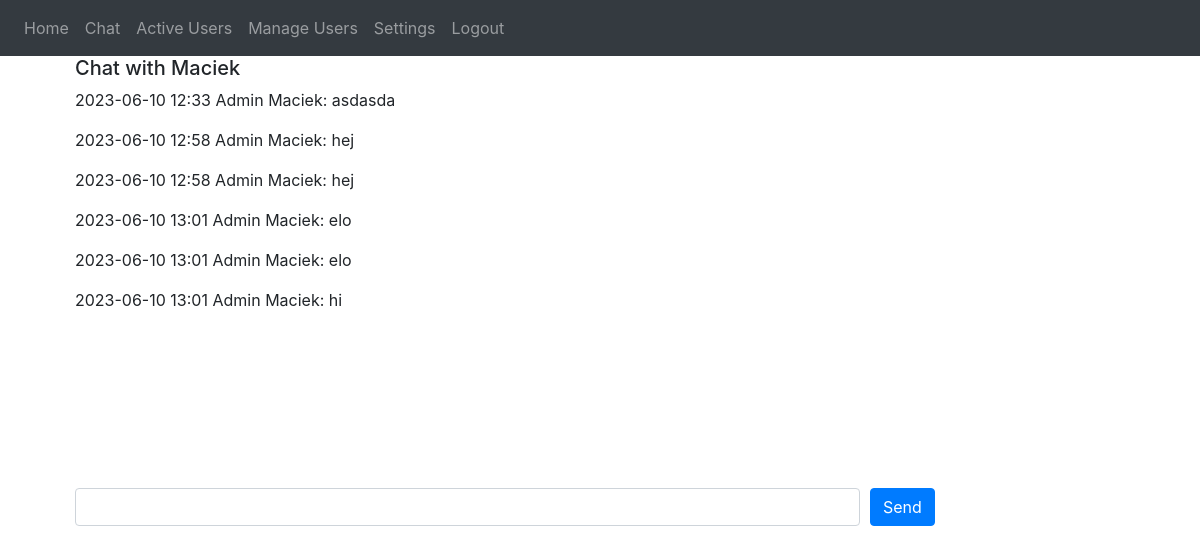
The page /chats/4 (signed in) on the database as committed earlier.
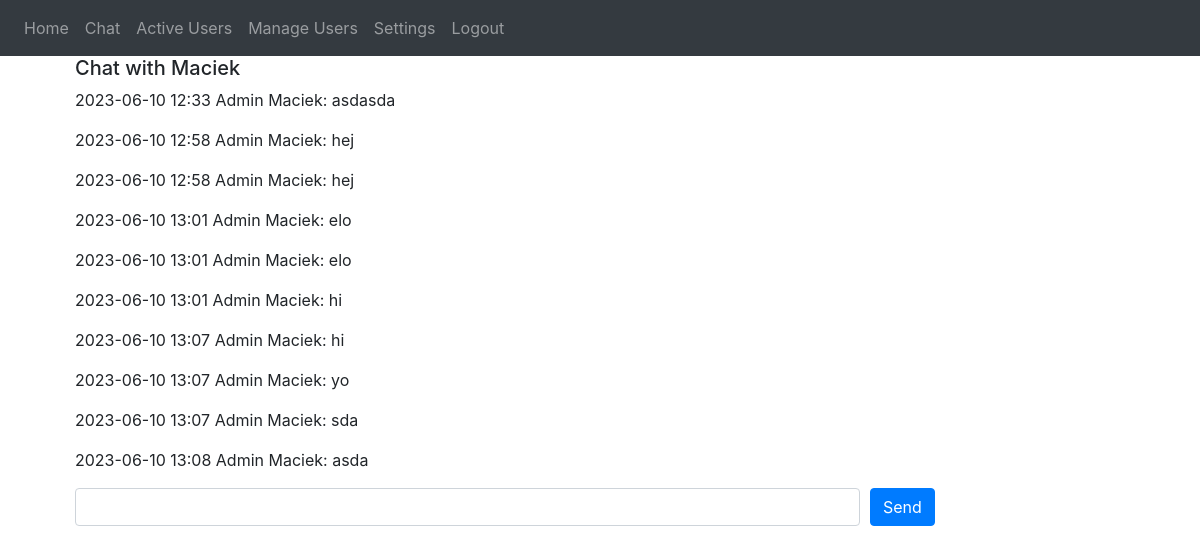
The same page on the database as committed later.
### website/models.py (models this page shows)
class User(db.Model, UserMixin):
    id = db.Column(db.Integer, primary_key=True)
    first_name = db.Column(db.String(50), nullable=False)
    last_name = db.Column(db.String(50), nullable=False)
    email = db.Column(db.String(100), unique=True, nullable=False)
    password = db.Column(db.String(100), nullable=False)
    is_moderator = db.Column(db.Boolean, default=False)

class Message(db.Model):
    id = db.Column(db.Integer, primary_key=True)
    chat_id = db.Column(db.Integer, db.ForeignKey('chat.id'), nullable=False)
    sender_id = db.Column(db.Integer, db.ForeignKey('user.id'), nullable=False)
    content = db.Column(db.Text, nullable=False)
    timestamp = db.Column(db.DateTime(timezone=True), default=func.now())
    sender = db.relationship('User', foreign_keys=[sender_id])

### website/views.py (the view)
@views.route('/chats/<int:chat_id>', methods=['GET', 'POST'])
@login_required
def chat(chat_id):
    chat = Chat.query.get(chat_id)
    if chat.user1_id == current_user.id:
        other_user = User.query.get(chat.user2_id)
    else:
        other_user = User.query.get(chat.user1_id)
    messages = Message.query.filter_by(chat_id=chat_id).options(
        joinedload(Message.sender)).all()
    return render_template("chats.html", chat=chat, other_user=other_user, user=current_user, messages=messages, User=User)

### website/__init__.py (called while the page is built)
def create_app():
    app = Flask(__name__)
    app.config['SECRET_KEY'] = 'hjshjhdjah kjshkjdhjs'
    app.config['SQLALCHEMY_DATABASE_URI'] = f'sqlite:///{DB_NAME}'
    db.init_app(app)
    socketio.init_app(app)
    from .views import views
    from .auth import auth
    app.register_blueprint(views, url_prefix='/')
    app.register_blueprint(auth, url_prefix='/')
    from .models import Message, User, Chat, Ban, OnlineUser
    with app.app_context():
        db.create_all()
    login_manager = LoginManager()
    login_manager.login_view = 'auth.login'
    login_manager.init_app(app)
    @login_manager.user_loader
    def load_user(id):
        return User.query.get(int(id))
    return app

### website/templates/chats.html (shortened to what this page needs)
{% extends "base.html" %} {% block title %}Chat{% endblock %} {% block content
%}
<div class="col">
	<div class="col-4">
		<h5>Chat with {{ other_user.first_name }}</h5>
	</div>
	<div class="col">
		<div id="chat-window" style="height: 400px; overflow-y: scroll">
			{% for message in messages %} {% if message.sender_id ==
			current_user.id %}
			<p class="current-user-message">{% else %}</p>
			<p>
				{% endif %}
				<span class="message-date"
					>{{ message.timestamp.strftime('%Y-%m-%d %H:%M') }}</span
				>
				<span
					>{{ User.query.get(message.sender_id).first_name }} {{
					User.query.get(message.sender_id).last_name }}:</span
				>
				<span>{{ message.content }}</span>
			</p>
			{% endfor %}
		</div>
		<form id="message-form" action="">
			<div class="form-row">
				<div class="col-9">
					<input
						type="text"
						class="form-control"
						id="message-input"
						required
					/>
				</div>
				<div class="col-3">
					<button type="submit" class="btn btn-primary">Send</button>
				</div>
			</div>
		</form>
	</div>
</div>
{% endblock %}

### website/templates/base.html (shortened to what this page needs)
<!DOCTYPE html>
<html>
	<head>
		<link
			rel="stylesheet"
			href="https://stackpath.bootstrapcdn.com/bootstrap/4.4.1/css/bootstrap.min.css"
		/>
		<link
			rel="stylesheet"
			href="https://stackpath.bootstrapcdn.com/font-awesome/4.7.0/css/font-awesome.min.css"
		/>
		<link
			rel="stylesheet"
			href="{{url_for('static', filename='css/style.css')}}"
		/>
	</head>
	<body>
		<nav class="navbar navbar-expand-lg navbar-dark bg-dark">
			<div class="collapse navbar-collapse" id="navbar">
				<div class="navbar-nav">
					{% if user.is_authenticated %}
					<a class="nav-item nav-link" id="home" href="/">Home</a>
					<a class="nav-item nav-link" id="chats" href="/chats"
						>Chat</a
					>
					<a class="nav-item nav-link" id="chats" href="/active"
						>Active Users</a
					>
					{% if user.is_moderator %}
					<a class="nav-item nav-link" id="manage" href="/manage"
						>Manage Users</a
					>
					{% endif %}
					<a class="nav-item nav-link" id="chats" href="/settings"
						>Settings</a
					>
					<a class="nav-item nav-link" id="logout" href="/logout"
						>Logout</a
					>
					{% endif %}
				</div>
			</div>
		</nav>
		<div class="container">{% block content %} {% endblock %}</div>
	</body>
</html>

Rows that differ between the two databases and show on the page:
added Message: timestamp "2023-06-10 13:07", {{ User.query.get(message.sender_id).first_name }} "Admin", {{ User.query.get(message.sender_id).last_name }} "Maciek", content "hi"
added Message: timestamp "2023-06-10 13:07", {{ User.query.get(message.sender_id).first_name }} "Admin", {{ User.query.get(message.sender_id).last_name }} "Maciek", content "yo"
added Message: timestamp "2023-06-10 13:07", {{ User.query.get(message.sender_id).first_name }} "Admin", {{ User.query.get(message.sender_id).last_name }} "Maciek", content "sda"
added Message: timestamp "2023-06-10 13:08", {{ User.query.get(message.sender_id).first_name }} "Admin", {{ User.query.get(message.sender_id).last_name }} "Maciek", content "asda"
